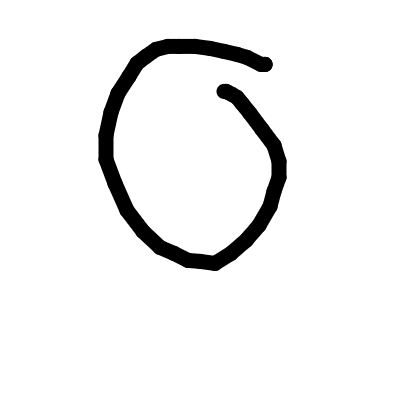
#> input picture dataset/0/0CdBlhLw.png, 400 x 400 px; its folder holds only this picture in this run
$ jupyter execute --allow-errors nn.ipynb
#> lines starting #> are read from the running program, lines starting #| are printed output that depends on the picture
# Neural Network

[cell 1]
#Import relevant libraries
import numpy as np
import pandas as pd
import matplotlib
import matplotlib.pyplot as plt
#to load matlab mat files
from scipy.io import loadmat
import pathlib
import sklearn.datasets
from sklearn.model_selection import train_test_split

[cell 2]
import copy
from PIL import Image

import glob

import pathlib

data_dir = pathlib.Path('./dataset')


image_count = len(list(data_dir.glob('*/*.*')))
print("Total no of images =", image_count)

images = []
labels = []
classes = set()

image_width = 100
image_height = 100

for filename in data_dir.glob('*/*.*'):
    class_name = str(filename).split("/")[1]
    classes.add(class_name)
    im=copy.deepcopy(Image.open(filename).resize((image_width,image_height)).convert('LA'))
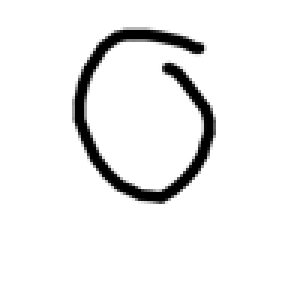
#> im: PIL image 100x100 LA (shown 3 times larger); mean R, G, B, A 239.8, 239.8, 239.8, 255
    #print(np.array(im).shape)
    images.append(np.array(im)[...,:1].reshape((image_width*image_height*1,)))
    #print(images[0].shape)
    labels.append(class_name)
    im.close()
#> pass 2 of the loop `for filename in data_dir.glob('*/*.*'):`:
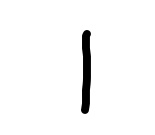
#> input picture dataset/1/10107.jpg, 155 x 135 px
#> `im=copy.deepcopy(Image.open(filename).resize((image_width,image_height..`:
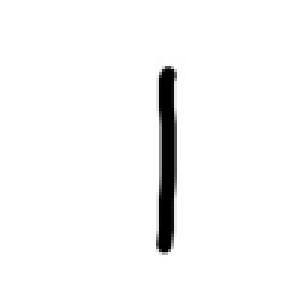
#> im: PIL image 100x100 LA (shown 3 times larger); mean R, G, B, A 247, 247, 247, 255

classes = sorted(list(classes))
labels = [i for x in labels for i in range(len(classes)) if x == classes[i]]

[cell 3]
dataX = np.array(images).reshape((len(images), images[0].shape[0]))

#dataX[dataX <  128] = 0
#dataX[dataX >= 128] = 1
dataX = dataX / 255

plt.imshow(dataX[0].reshape(image_width, image_height), cmap="gray")

dataY = np.array(labels).reshape((len(labels),1))
print(dataX.shape)
#| (2, 10000)
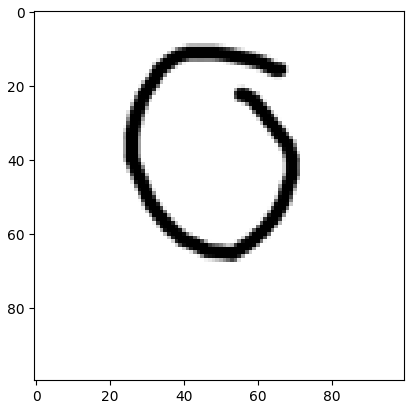
#> figure drawn by matplotlib, 1 panel

[cell 4]
train_ratio = 0.60
validation_ratio = 0.20
test_ratio = 0.20

# train is now 60% of the entire data set
# the _junk suffix means that we drop that variable completely
x_train, x_test, y_train, y_test = train_test_split(dataX, dataY, test_size=1 - train_ratio)
#> y_train = [0]; y_test = [1]

# test is now 20% of the initial data set
# validation is now 20% of the initial data set
#> (the rest of this cell did not finish here and is left out)

[cell 5]
# Add sigmoid FUNCTION from the previous lab

def sigmoid(z):
    """
    return the sigmoid of z
    """
    gz= 1/(1+np.exp(-z))

    return gz

[cell 6]
# Add costFunctionReg FUNCTION from the previous lab (the function that computes the regularized cost and the gradients)
# [31 lines left out: function costFunctionReg, not called in this run]

[cell 7]
# Add gradientDescent FUNCTION from the previous lab (the function that returns the optimal theta vector and J_history)
# [21 lines left out: function gradientDescent, not called in this run]

[cell 8]
def nnCostFunction(nn_params,input_layer_size, hidden_layer_size, num_labels,X, y,Lambda):
    """
    nn_params contains the parameters unrolled into a vector

    compute the cost and gradient of the neural network
    """
    # Reshape nn_params back into the parameters Theta1 and Theta2
    Theta1 = nn_params[:((input_layer_size+1) * hidden_layer_size)].reshape(hidden_layer_size,input_layer_size+1)
    Theta2 = nn_params[((input_layer_size +1)* hidden_layer_size ):].reshape(num_labels,hidden_layer_size+1)

    m = X.shape[0]
    J=0
    X = np.hstack((np.ones((m,1)),X))
    y10 = np.zeros((m,num_labels))

    a1 = sigmoid(X @ Theta1.T)
    a1 = np.hstack((np.ones((m,1)), a1)) # hidden layer
    a2 = sigmoid(a1 @ Theta2.T) # output layer

    for i in range(0,num_labels):
        y10[:,i][:,np.newaxis] = np.where(y==i,1,0)
    for j in range(num_labels):
        J = J + sum(-y10[:,j] * np.log(a2[:,j]) - (1-y10[:,j])*np.log(1-a2[:,j]))

    cost = 1/m* J
    reg_J = cost + Lambda/(2*m) * (np.sum(Theta1[:,1:]**2) + np.sum(Theta2[:,1:]**2))

    # Implement the backpropagation algorithm to compute the gradients

    grad1 = np.zeros((Theta1.shape))
    grad2 = np.zeros((Theta2.shape))

    for i in range(m):
        xi= X[i,:] # 1 X 401
        a1i = a1[i,:] # 1 X 26
        a2i =a2[i,:] # 1 X 10
        d2 = a2i - y10[i,:]
        d1 = Theta2.T @ d2.T * sigmoidGradient(np.hstack((1,xi @ Theta1.T)))
        grad1= grad1 + d1[1:][:,np.newaxis] @ xi[:,np.newaxis].T
        grad2 = grad2 + d2.T[:,np.newaxis] @ a1i[:,np.newaxis].T

    grad1 = 1/m * grad1
    grad2 = 1/m*grad2

    grad1_reg = grad1 + (Lambda/m) * np.hstack((np.zeros((Theta1.shape[0],1)),Theta1[:,1:]))
    grad2_reg = grad2 + (Lambda/m) * np.hstack((np.zeros((Theta2.shape[0],1)),Theta2[:,1:]))

    return cost, grad1, grad2, reg_J, grad1_reg, grad2_reg

[cell 9]
# [23 lines left out: function predict, not called in this run]

[cell 10]
#Computes the gradient of sigmoid function
def sigmoidGradient(z):
    """
    computes the gradient of the sigmoid function
    """
    sigmoid = 1/(1 + np.exp(-z))

    return sigmoid *(1-sigmoid)

[cell 11]
def randInitializeWeights(L_in, L_out):
    """
    randomly initializes the weights of a layer with L_in incoming connections and L_out outgoing connections.
    """

    epi = (6**1/2) / (L_in + L_out)**1/2

    W = np.random.rand(L_out,L_in +1) *(2*epi) -epi

    return W

[cell 12]
def gradientDescentnn(X,y,initial_nn_params,alpha,num_iters,Lambda,input_layer_size, hidden_layer_size, num_labels):
    """
    Take in numpy array X, y and theta and update theta by taking num_iters gradient steps
    with learning rate of alpha

    return theta and the list of the cost of theta during each iteration
    """
    Theta1 = initial_nn_params[:((input_layer_size+1) * hidden_layer_size)].reshape(hidden_layer_size,input_layer_size+1)
    Theta2 = initial_nn_params[((input_layer_size +1)* hidden_layer_size ):].reshape(num_labels,hidden_layer_size+1)

    m=len(y)
    J_history =[]

    for i in range(num_iters):
        nn_params = np.append(Theta1.flatten(),Theta2.flatten())
        cost, grad1, grad2 = nnCostFunction(nn_params,input_layer_size, hidden_layer_size, num_labels,X, y,Lambda)[3:]
        Theta1 = Theta1 - (alpha * grad1)
        Theta2 = Theta2 - (alpha * grad2)
        J_history.append(cost)

    nn_paramsFinal = np.append(Theta1.flatten(),Theta2.flatten())
    return nn_paramsFinal , J_history

[cell 13]
#It may take very long to finish the training.
#For 1000 iterations the Training Set Accuracy: 95.28(lambda=0.1; alpha=1)
#You may need more iterations (e.g. 1500) to get better accuracy

input_layer_size  = x_train.shape[1]
#> input_layer_size = 10000
hidden_layer_size = 30

alpha=1 #learning rate
num_iters=1000
Lambda=3
num_labels = len(classes)

initial_Theta1 = randInitializeWeights(input_layer_size, hidden_layer_size)
initial_Theta2 = randInitializeWeights(hidden_layer_size, num_labels)
initial_nn_params = np.append(initial_Theta1.flatten(),initial_Theta2.flatten())


nnTheta, nnJ_history = gradientDescentnn(x_train,y_train,initial_nn_params,alpha,num_iters,Lambda,input_layer_size, hidden_layer_size, num_labels)
#> in gradientDescentnn, `m=len(y)`: m = 1
#> the loop in gradientDescentnn, `for i in range(num_iters):` made 1000 passes
#> (a2 in nnCostFunction, reg_J in nnCostFunction, cost) on passes 2 to 4: ([[0.972, 0.0392]], 14.41, 14.41), ([[6.16e-05, 1]], 75.68, 75.68), ([[1, 1.66e-05]], 401.8, 401.8)
#> after the loop in gradientDescentnn, `for i in range(num_iters):`: J_history = 1000 items, first 6: 1.5, 14.41, 75.68, 401.8, inf, nan
#> nnJ_history has the same summary as J_history in gradientDescentnn

Theta1 = nnTheta[:((input_layer_size+1) * hidden_layer_size)].reshape(hidden_layer_size,input_layer_size+1)
Theta2 = nnTheta[((input_layer_size +1) * hidden_layer_size ):].reshape(num_labels,hidden_layer_size+1)

#> (a cell that did not finish here is left out)

[cell 15]
from sklearn.metrics import confusion_matrix
import itertools
from sklearn.metrics import precision_score, recall_score,f1_score


# [37 lines left out: function plot_confusion_matrix, not called in this run]

#> (the rest of this cell did not finish here and is left out)

[cell 16]
# Plot the cost function evolution during training.
#In order to say learning has finished, the cost function has to converge to a flat rate
plt.plot(nnJ_history)  #
plt.xlabel("Iteration")
plt.ylabel("$J(\Theta)$")
plt.title("Cost function using Gradient Descent")
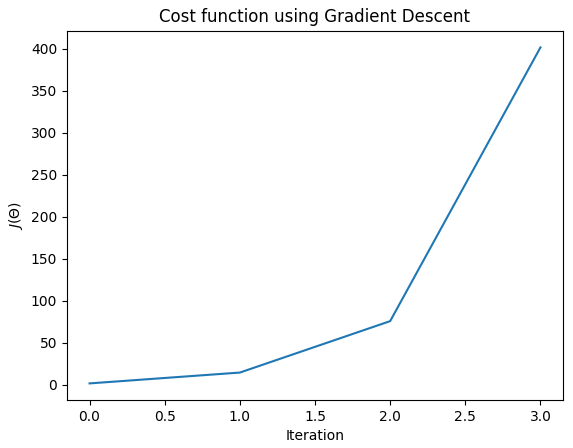
#> figure drawn by matplotlib, 1 panel
